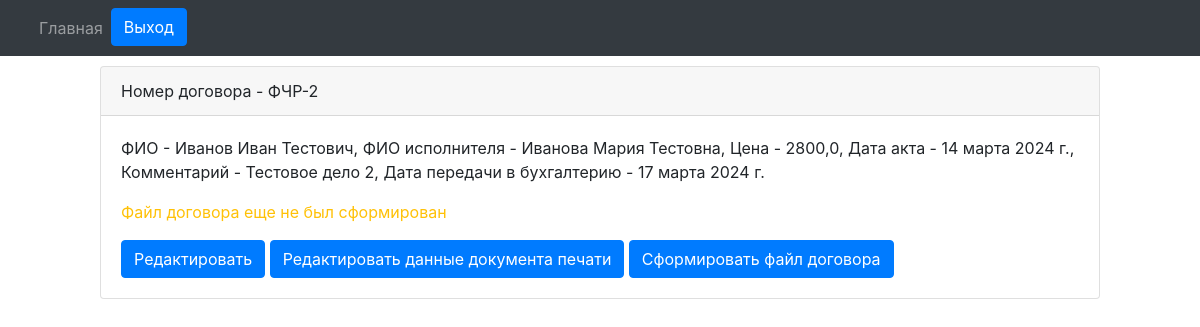
The app's page /paid_departure/filials/orders/order/14/ (signed in) with its own data.
### engine/models.py (models this page shows, shortened)
class Reestr_oferts(models.Model):
    number_orders_vozm = models.CharField(max_length=20, blank=False, verbose_name='Номер договора возм.', db_index=True, unique=True)
    fio = models.CharField(max_length=128, blank=False, verbose_name='ФИО')
    date_orders = models.DateField(auto_now_add=True, verbose_name='Дата договора')
    date_akt = models.DateField(auto_now_add=True, verbose_name='Дата акта')
    exicutor = models.ForeignKey(Exicuters, on_delete=models.PROTECT, verbose_name='Исполнитель')
    filial = models.ForeignKey(Filials, on_delete=models.PROTECT, verbose_name='Филиал')
    price = models.FloatField(max_length=10, verbose_name='Цена')
    date_buhgt = models.DateField(verbose_name='Дата передачи в бухгалтерию')
    comment = models.CharField(max_length=512, verbose_name='Комментарий', blank=True)

class Exicuters(models.Model):
    fio = models.CharField(max_length=128, blank=False, verbose_name='ФИО исполнителя')
    position_filial = models.CharField(max_length=128, blank=False, default='Администратор', verbose_name='Должность')
    filial = models.ForeignKey(Filials, on_delete=models.PROTECT, verbose_name='Филиал к котрому привязан исполнитель')
    def __str__(self):
        return self.fio

### engine/views.py (the view)
# urls.py: path('filials/orders/order/<int:id_order>/', get_order, name='get_order'),
@login_required
def get_order(request, id_order):
    if not request.user.has_perm('engine.view_reestr_oferts'):
        success_message = request.session.pop('success_message', None)
        if success_message:
            messages.success(request, success_message)
        error_message = request.session.pop('error_message', None)
        if error_message:
            messages.error(request, error_message)
        queryset = Reestr_oferts.objects.get(pk=id_order)
        filial = str(queryset.filial)
        user_filial = str(request.user.filial)
        if filial == user_filial:
            order = Reestr_oferts.objects.get(pk=id_order)
            import os
            filial = order.filial.directory
            folder_path = f"dox/{filial}"
            orders = Reestr_oferts.objects.filter(pk=id_order)
            files = tuple(orders.values_list('number_orders_vozm', flat=True))
            files_orders = [element + '.docx' for element in files]
            print(files_orders)
            ready_files = []
            if os.path.exists(folder_path):
                files = os.listdir(folder_path)
                for file in files_orders:
                    if file in files:
                        ready_files.append(file)
            print(ready_files)
        else:
            raise PermissionError
    else:
        order = Reestr_oferts.objects.get(pk=id_order)
        filial = order.filial.directory
        import os
        folder_path = f"dox/{filial}"
        orders = Reestr_oferts.objects.filter(pk=id_order)
        files = tuple(orders.values_list('number_orders_vozm', flat=True))
        files_orders = [element + '.docx' for element in files]
        print(files_orders)
        ready_files = []
        if os.path.exists(folder_path):
            files = os.listdir(folder_path)
            for file in files_orders:
                if file in files:
                    ready_files.append(file)
        print(ready_files)
    context = {
        'order': order,
        'ready_files': ready_files
    }
    return render(request, 'orders/order.html', context=context)

### engine/templates/orders/order.html (shortened to what this page needs)
{% extends "orders/base.html" %}
{% block nav %}{% include 'orders/nav.html' %}{% endblock %}
{% block content %}
<div class="card" style="margin: 10px 100px 10px 100px;">
    <div class="card-header">
      Номер договора - {{ order.number_orders_vozm }}
    </div>
    <div class="card-body">
      <p class="card-text">ФИО - {{ order.fio }}, ФИО исполнителя - {{ order.exicutor }}, Цена - {{ order.price }}, Дата акта - {{ order.date_akt }}, Комментарий - {{ order.comment }}, Дата передачи в бухгалтерию - {{ order.date_buhgt }}</p>
      {% if not ready_files %}
        <p class="text-warning">Файл договора еще не был сформирован</p>
      {% else %}
        <p class="text-primary">Файл договора был сформирован</p>
        <a class="btn btn-primary" href="{% url 'download_document' order.pk %}">Скачать документ</a>
      {% endif %}
      <a href="{% url 'edit_order' order.pk %}" class="btn btn-primary">Редактировать</a>
      {% if order.contract_data.reestr_oferts %}
        <a href="{% url 'edit_document' order.contract_data.id%}" class="btn btn-primary">Редактировать данные документа печати</a>
        <a id="btn" href="{% url 'preview_docx' order.pk %}" class="btn btn-primary">Сформировать файл договора</a>
      {% else %}
        <a href="{% url 'create_document' order.pk %}" class="btn btn-primary">Заполнить данные для формирования документа на печать</a>
      {% endif %}
    </div>
  </div>
{% endblock %}

### records on screen
Reestr_oferts: number_orders_vozm "ФЧР-2", fio "Иванов Иван Тестович", exicutor "Иванова Мария Тестовна", price "2800,0", date_akt "14 марта 2024 г.", comment "Тестовое дело 2", date_buhgt "17 марта 2024 г."
